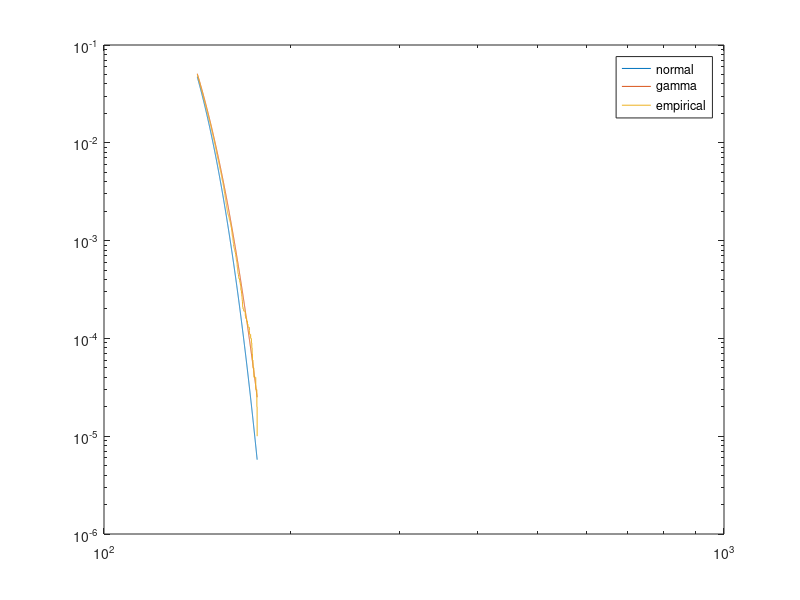

This chart was generated by the following MATLAB code: (Note: this script raises an error after producing the figure.)
% Part I
% 2
close;
clear all;
clc;

lambda = 100; %poisson rate
mu =.1; %log normal mean
sigma = .4; %log normal std dev

mean_N = lambda;
mean_X = exp(mu+sigma^2/2);
var_N = lambda;
var_X = exp(2*mu+sigma^2)*(exp(sigma^2)-1);
mean_X_cube=exp(3*mu+9*sigma^2/2);
mean_X_sq = exp(2*mu+2*sigma^2);
mean_SN = mean_N*mean_X;
var_SN = mean_N*var_X + (mean_X)^2*var_N;
skew_SN = (mean_X_cube)*(lambda*(mean_X_sq)^3)^(-1/2);

gamma_alpha = 4*(skew_SN)^(-2);
gamma_beta = (gamma_alpha/(lambda*mean_X_sq))^(1/2);
gamma_k = lambda*mean_X - gamma_alpha/gamma_beta;

norm_approx = @(x) normcdf(x,mean_SN,(var_SN)^(1/2));
gamma_approx = @(x) gamcdf(x-gamma_k,gamma_alpha,(gamma_beta)^(-1));

num_values = 100000;

poisson_rnd=poissrnd(lambda,[num_values,1]);
comp_poisson_rnd=zeros(num_values,1);

for j=1:num_values
    if poisson_rnd(j,1)~= 0
        comp_poisson_rnd(j,1)=sum(lognrnd(mu,sigma,[poisson_rnd(j,1),1]));
    end
end

sort_comp_poisson_rnd = sort(comp_poisson_rnd,'ascend');
alpha_low = .95;
alpha_high = .99999;
low_val = sort_comp_poisson_rnd(ceil(num_values*alpha_low),1);
high_val = sort_comp_poisson_rnd(ceil(num_values*alpha_high),1);

num_plot_pts = 1000;
cdf_values = low_val:(high_val-low_val)/num_plot_pts:high_val;

norm_cdf_tail = 1-norm_approx(cdf_values(1,:));
gamma_cdf_tail = 1-gamma_approx(cdf_values(1,:));

[emp_cdf emp_cdf_x]=ecdf(comp_poisson_rnd);
emp_cdf_tail=zeros(1,num_plot_pts+1);
for j=1:num_plot_pts+1
    emp_cdf_tail(1,j)=1-max(emp_cdf(emp_cdf_x<=cdf_values(1,j)));
end

loglog(cdf_values,norm_cdf_tail,cdf_values,gamma_cdf_tail,cdf_values,emp_cdf_tail);
legend('normal','gamma','empirical');

% 3
close;
clear all;
clc;

mu= 0;
sigma= .4/(252^(.5));
nu = .002;
zeta = .0008;
stock_px = 59;
shares = 100;
k_mult = 3;
num_trials = 100000;
alpha = .99;

losses = zeros(num_trials,1);
normal_samples = randn(num_trials,2);
for m=1:num_trials
    losses(m,1) = -shares*stock_px*(exp(mu + sigma*normal_samples(m,1))...
        *(1-(1/2)*(nu+zeta*normal_samples(m,2)))-1);
end
sort_losses(:,1) = sort(losses(:,1),'ascend');
sim_liq_var = sort_losses(ceil(num_trials*alpha),1);

th_var = shares*stock_px*(1-exp(mu + sigma*norminv(1-alpha,0,1)));
th_lc = (1/2)*shares*stock_px*(nu+k_mult*zeta);

fprintf('Confidence: %10.3f\n', alpha);
fprintf('Simulated Liquidty VaR: %10.2f\n', sim_liq_var);
fprintf('Theoretical VaR: %10.2f\n', th_var);
fprintf('Simulated Liquidity Cost: %10.2f\n', sim_liq_var-th_var);
fprintf('Simulated Percentage Liquidity VaR Increase: %10.2f\n', 100*((sim_liq_var/th_var)-1));
fprintf('-----\n');
fprintf('Industry Approximate Liquidity VaR: %10.2f\n', th_var + th_lc);
fprintf('Theoretical VaR: %10.2f\n', th_var);
fprintf('Industry Approximate Liquidity Cost: %10.2f\n', th_lc);
fprintf('Industry Approximate Percentage Liquidity VaR Increase: %10.2f\n', 100*(th_lc/th_var));

% Part II
clear;
close all;
clc;

data_file = 'AAPL_Data.csv';
return_data = csvread(data_file);

N = length(return_data(:,1))-1;
price_data = return_data(:,2);

for n=1:N
    log_return_data(n,1) = log(price_data(n+1,1)) - log(price_data(n,1));
end
mean_log_return=mean(log_return_data(:,1));
var_log_return=var(log_return_data(:,1));
port_value = 1000000;
port_loss = -port_value*(exp(log_return_data)-1);
sort_port_loss = sort(port_loss(:,1),'ascend');
alpha = .97;
emp_var = sort_port_loss(ceil(N*alpha),1);
sample_var = port_value*(1-exp(mean_log_return+(var_log_return)^(.5)*norminv(1-alpha,0,1)));
beta = .02;
low_chi_val = chi2inv(beta/2,N-1);
high_chi_val = chi2inv(1-beta/2,N-1);
low_sigma_val = ((N-1)*var_log_return/high_chi_val)^(.5);
high_sigma_val = ((N-1)*var_log_return/low_chi_val)^(.5);
low_VaR_val = port_value*(1-exp(mean_log_return+low_sigma_val*norminv(1-alpha,0,1)));
high_VaR_val = port_value*(1-exp(mean_log_return + high_sigma_val*norminv(1-alpha,0,1)));

M=125000;
VaR_est=zeros(M,1);

for m=1:M
    chi_square_value=chi2rnd(N-1);
    sigma_est = ((N-1)*var_log_return/chi_square_value)^(.5);
    mu_est = mean_log_return;
    VaR_est(m,1) = port_value*(1-exp(mu_est+sigma_est*norminv(1-alpha,0,1)));
end

VaR_est_sim_mean = mean(VaR_est(:,1));
VaR_est_sim_var = var(VaR_est(:,1));

sort_VaR_est = sort(VaR_est(:,1),'ascend');
low_VaR_val_sim = sort_VaR_est(ceil(M*beta/2),1);
high_VaR_val_sim = sort_VaR_est(ceil(M*(1-beta/2)),1);

fprintf('VaR Confidence: %0.3f\n', alpha);
fprintf('Empirical VaR: %10.2f\n', emp_var);
fprintf('VaR results assuming mean is known \n');
fprintf('VaR based on sample mean/variance: %10.2f\n', sample_var);
fprintf('Confidence Interval Beta: %0.3f\n', beta);
fprintf('VaR Confidence Interval High Point: %10.2f\n', high_VaR_val);
fprintf('VaR Confidence Interval Low Point: %10.2f\n', low_VaR_val);
fprintf('VaR results assuming mean is not known \n');
fprintf('VaR %10.2f\n', VaR_est_sim_mean);
fprintf('VaR Confidence Interval High Point: %10.2f\n', high_VaR_val_sim);
fprintf('VaR Confidence Interval Low Point: %10.2f\n', low_VaR_val_sim);
